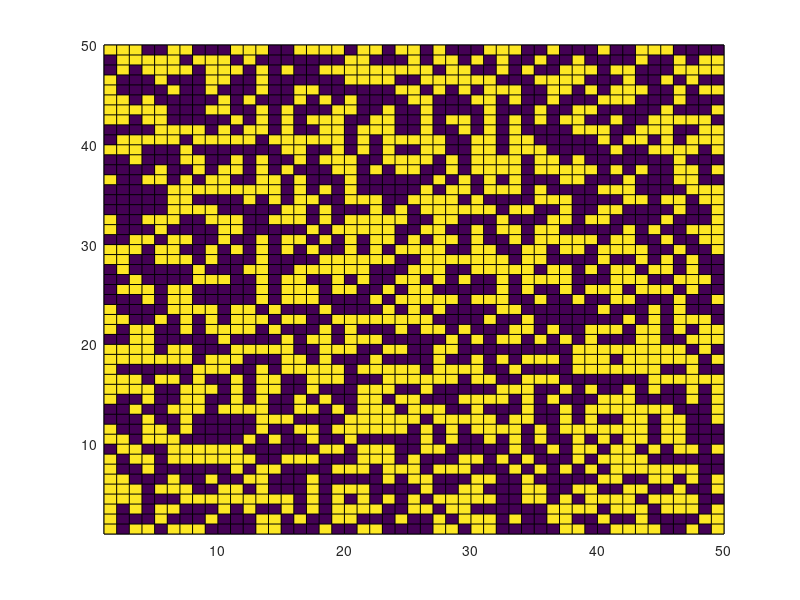

Source code (MATLAB): (Note: this script raises an error after producing the figure.)
%Script for running the CODA model on a Moore neighbourhood (8 neighbours)
%as opposed to a von Neumann neighbourhood (4 neighbours), noting that
%agents on the boundary of the lattice are still mirrored when making an
%observation off of the lattice.
clear all

para = struct('N',50,'alpha',0.55,'beta',0.55);
maxtime = 5000000;

%Setting up initial matrices for opinions, log opinions and actions.

lattice_opinion = zeros([para.N para.N]);
lattice_op_log = zeros([para.N para.N]);
lattice_action = zeros([para.N para.N]);


%Assigning initial random moderate opinion values.

tic
for i=1:para.N
    a = 0.45;
    b = 0.55;
    r = (b-a).*rand(para.N,1) + a;
    lattice_opinion(i,:)=r;
    
    
    
    for j=1:para.N
        lattice_op_log(i,j)=log(lattice_opinion(i,j)/(1-lattice_opinion(i,j)));
        if lattice_op_log(i,j)<0
            lattice_action(i,j)=0;
            
        else
            lattice_action(i,j)=1;
        end
    end
end



%Plotting the initial opinion map.

figure(1)
C = lattice_action;
s = pcolor(C);
s.EdgeColor = 'none';
colormap(gray(2))
axis ij
axis square

for i=2:maxtime

 %Picking which agent to update
    r_1 = randi(para.N*para.N);  
    
    %Picking their neighbour using a Moore neighbourhood structure
    direction = randi(8);
    if direction == 1         
        
        %North
        if r_1 - para.N <= 0
            neighbour_act_obs =lattice_action(r_1);
        else
            neighbour_act_obs = lattice_action(r_1 - para.N);     
        end
        
        %East
    elseif direction == 2                                   
            
        if mod(r_1,10) == 0
           neighbour_act_obs = lattice_action(r_1);
        else
           neighbour_act_obs = lattice_action(r_1 + 1);
        end
        
        %South       
    elseif direction == 3        
             
        if r_1 + para.N > para.N*para.N
            neighbour_act_obs = lattice_action(r_1);
        else
            neighbour_act_obs = lattice_action(r_1 + para.N);
        end 
        
        %West       
    elseif direction == 4
        if mod(r_1-1,10) == 0
            neighbour_act_obs =lattice_action(r_1);
        else
        neighbour_act_obs = lattice_action(r_1 - 1);  
        end
        
        %North-East
    elseif direction == 5
        if  (mod(r_1,10) == 0 || r_1 - para.N <= 0)
            neighbour_act_obs = lattice_action(r_1);
        else
            neighbour_act_obs = lattice_action(r_1 -para.N +1);
        end
        
        %South-East
    elseif direction == 6
        if ( mod(r_1,10) == 0 || r_1 + para.N > para.N*para.N)
            neighbour_act_obs = lattice_action(r_1);
        else
            neighbour_act_obs = lattice_action(r_1 +para.N +1);
        end
        
        %South-West
    elseif direction == 7
        if ( mod(r_1-1,10) == 0 || r_1 + para.N > para.N*para.N)
            neighbour_act_obs = lattice_action(r_1);
        else
            neighbour_act_obs = lattice_action(r_1 +para.N -1);
        end
        
        %North-West
    elseif direction == 8
        if  (mod(r_1-1,10) == 0 || r_1 - para.N <= 0)
            neighbour_act_obs = lattice_action(r_1);
        else
            neighbour_act_obs = lattice_action(r_1 -para.N -1);
        end
                  
    end
   
    %Enacting the Bayesian opinion update rule based upon the action
        %which was observed
    
    if neighbour_act_obs == 1
        lattice_op_log(r_1) = lattice_op_log(r_1) + log(para.alpha/(1-para.beta));
    elseif neighbour_act_obs == 0
        lattice_op_log(r_1) = lattice_op_log(r_1) - log(para.beta/(1-para.alpha));                                                     
    end

     %Updating the action of the agent based upon their new updated
     %opinion.
    
    
    if lattice_op_log(r_1) < 0
        lattice_action(r_1) = 0;
    else
        lattice_action(r_1) = 1; 
    end
% %Plotting the final action matrix as opinion map.
%     
% figure(2)
% C = lattice_action;
% pcolor(C);
% colormap(gray(2));
% axis ij;
% axis square;
end

%Plotting the final action matrix as opinion map.

figure(2)
C = lattice_action;
s = pcolor(C);
s.EdgeColor = 'none';
colormap(gray(2))
axis ij
axis square
toc

%Specifically for the alpha = beta scenarios (which are the primary focus),
%Defining new parameter nu to show how far each agent if from changing
%opinion.

nu = log(para.alpha/(1-para.alpha));

lat_op_dist = 1/nu .* lattice_op_log;

figure(3)
histogram(lat_op_dist(:),'numbins',15,'normalization','probability')

